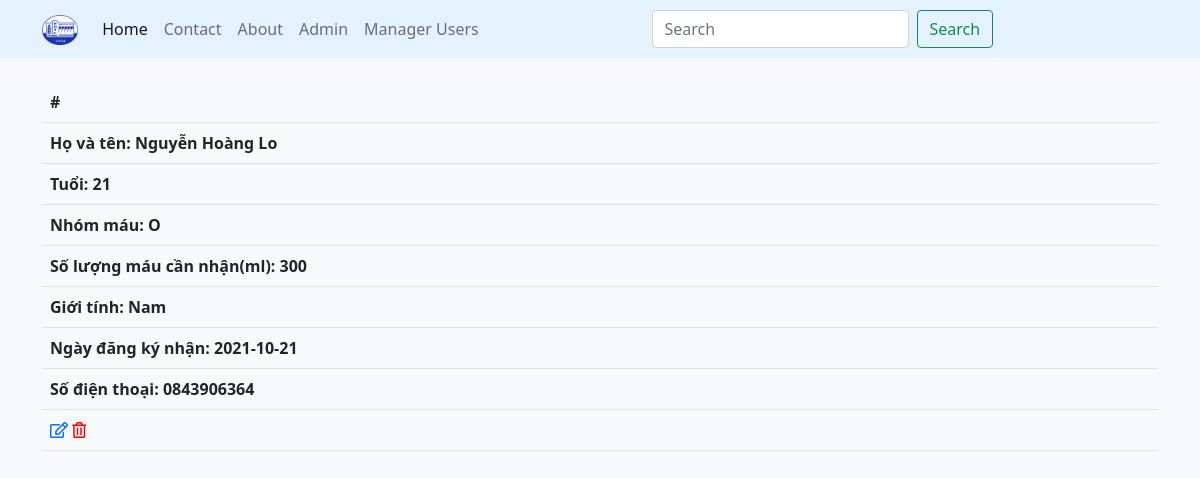
Screenshot of /src/full.php?id=1 with the database file from the repository.
### tables this page shows
CREATE TABLE `blood_recipient` (
  `reci_id` int(11) NOT NULL,
  `reci_name` varchar(50) DEFAULT NULL,
  `reci_age` int(11) DEFAULT NULL,
  `reci_bgrp` char(10) DEFAULT NULL,
  `reci_bqnty` int(11) DEFAULT NULL,
  `reci_sex` varchar(10) DEFAULT NULL,
  `reci_reg_date` date DEFAULT NULL,
  `reci_phno` char(11) DEFAULT NULL
);

### src/full.php (the view, shortened to what this page needs)
<?php
require('./config/db.php');
?>
<!doctype html>
<html lang="en">
<head>
    <link rel="stylesheet" href="https://pro.fontawesome.com/releases/v5.10.0/css/all.css" />
    <link rel="stylesheet" href="https://cdn.jsdelivr.net/npm/bootstrap@5.0.2/dist/css/bootstrap.min.css">
</head>
<body class="bg-light">
    <div class="header">
        <nav class="navbar navbar-expand-lg navbar-light " style="background-color: #e3f2fd;">
            <div class="container">
                <a class="navbar-brand" href="index.php">
                    <img src="images/logo.png" height="30px" alt="">
                </a>
                <div class="collapse navbar-collapse" id="navbarSupportedContent">
                    <ul class="navbar-nav me-auto mb-2 mb-lg-0">
                        <li class="nav-item">
                            <a class="nav-link active" aria-current="page" href="index.php">Home</a>
                        </li>
                        <li class="nav-item">
                            <a class="nav-link" href="#">Contact</a>
                        </li>
                        <li class="nav-item">
                            <a class="nav-link" href="#">About</a>
                        </li>
                        <li class="nav-item">
                            <a class="nav-link" href="admin.php">Admin</a>
                        </li>
                        <li class="nav-item">
                            <a class="nav-link" href="manager.php">Manager Users</a>
                        </li>
                    </ul>
                    <form class="d-flex me-auto">
                        <input class="form-control me-2" type="search" placeholder="Search" aria-label="Search">
                        <button class="btn btn-outline-success" type="submit">Search</button>
                    </form>
                </div>
            </div>
        </nav>
    </div>
    <div class="container">
        <div class="mt-4">
            <table class="table">
                <thead>
                    <?php
                    $reci_id = $_GET['id'];
                    $select = "SELECT * FROM blood_recipient where reci_id = $reci_id";
                    $result = mysqli_query($conn, $select);
                    while ($row = mysqli_fetch_assoc($result)) {
                    ?>
                        <tr>
                            <th scope="col">#</th>
                        </tr>
                        <tr>
                            <th scope="col"> Họ và tên: <?php echo $row['reci_name']; ?></th>
                        </tr>
                        <tr>
                            <th scope="col">Tuổi: <?php echo $row['reci_age']; ?></th>
                        </tr>
                        <tr>
                            <th scope="col">Nhóm máu: <?php echo $row['reci_bgrp']; ?></th>
                        </tr>
                        <tr>
                            <th scope="col">Số lượng máu cần nhận(ml): <?php echo $row['reci_bqnty']; ?></th>
                        </tr>
                        <tr>
                            <th scope="col">Giới tính: <?php echo $row['reci_sex']; ?></th>
                        </tr>
                        <tr>
                            <th scope="col">Ngày đăng ký nhận: <?php echo $row['reci_reg_date']; ?></th>
                        </tr>
                        <tr>
                            <th scope="col">Số điện thoại: <?php echo $row['reci_phno']; ?></th>
                        </tr>
                        <tr>
                            <th scope="col">
                                <a href="edit.php?id=<?php echo $row['reci_id']; ?>"><i class="far fa-edit"></i></a>
                                <a href="delete.php?id=<?php echo $row['reci_id']; ?>"><i class="far fa-trash-alt" style="color: red;"></i></a>
                            </th>
                        </tr>
                    <?php } ?>
                </thead>
            </table>
        </div>
    </div>
</body>
</html>

### rows the page displays
blood_recipient: reci_name "Nguyễn Hoàng Lo", reci_age "21", reci_bgrp "O", reci_bqnty "300", reci_sex "Nam", reci_reg_date "2021-10-21", reci_phno "0843906364"
